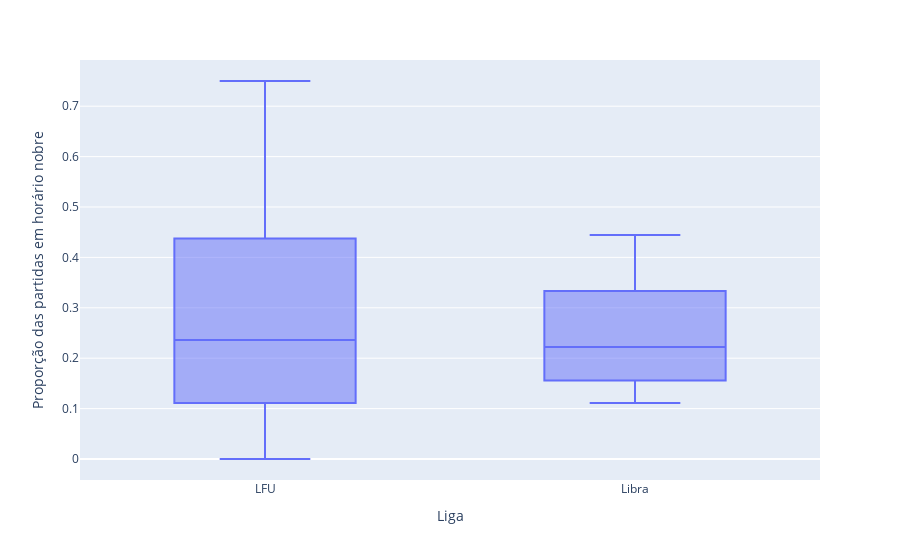

Source (notebook cell):
### Code cell
fig = px.box(df_agg, x = "Liga", y = "Proporção das partidas em horário nobre")
fig.show()

### Figure 1 — Plotly figure (JSON) as saved in the notebook; plotly's stock layout.template omitted (floating-point values rounded to 4 significant figures)
{"data": [{"alignmentgroup": "True", "hovertemplate": "Liga=%{x}<br>Proporção das partidas em horário nobre=%{y}<extra></extra>", "legendgroup": "", "marker": {"color": "#636efa"}, "name": "", "notched": false, "offsetgroup": "", "orientation": "v", "showlegend": false, "type": "box", "x": ["LFU", "LFU", "LFU", "Libra", "LFU", "Libra", "Libra", "LFU", "LFU", "Libra", "Libra", "LFU", "LFU", "Libra", "LFU", "LFU", "Libra", "Libra", "LFU", "LFU"], "x0": " ", "xaxis": "x", "y": [0.75, 0.5714, 0.5, 0.4444, 0.375, 0.3333, 0.3333, 0.2857, 0.25, 0.2222, 0.2222, 0.2222, 0.2, 0.2, 0.1111, 0.1111, 0.1111, 0.1111, 0.1111, 0], "y0": " ", "yaxis": "y"}], "layout": {"boxmode": "group", "legend": {"tracegroupgap": 0}, "margin": {"t": 60}, "xaxis": {"anchor": "y", "domain": [0, 1], "title": {"text": "Liga"}}, "yaxis": {"anchor": "x", "domain": [0, 1], "title": {"text": "Proporção das partidas em horário nobre"}}}}
